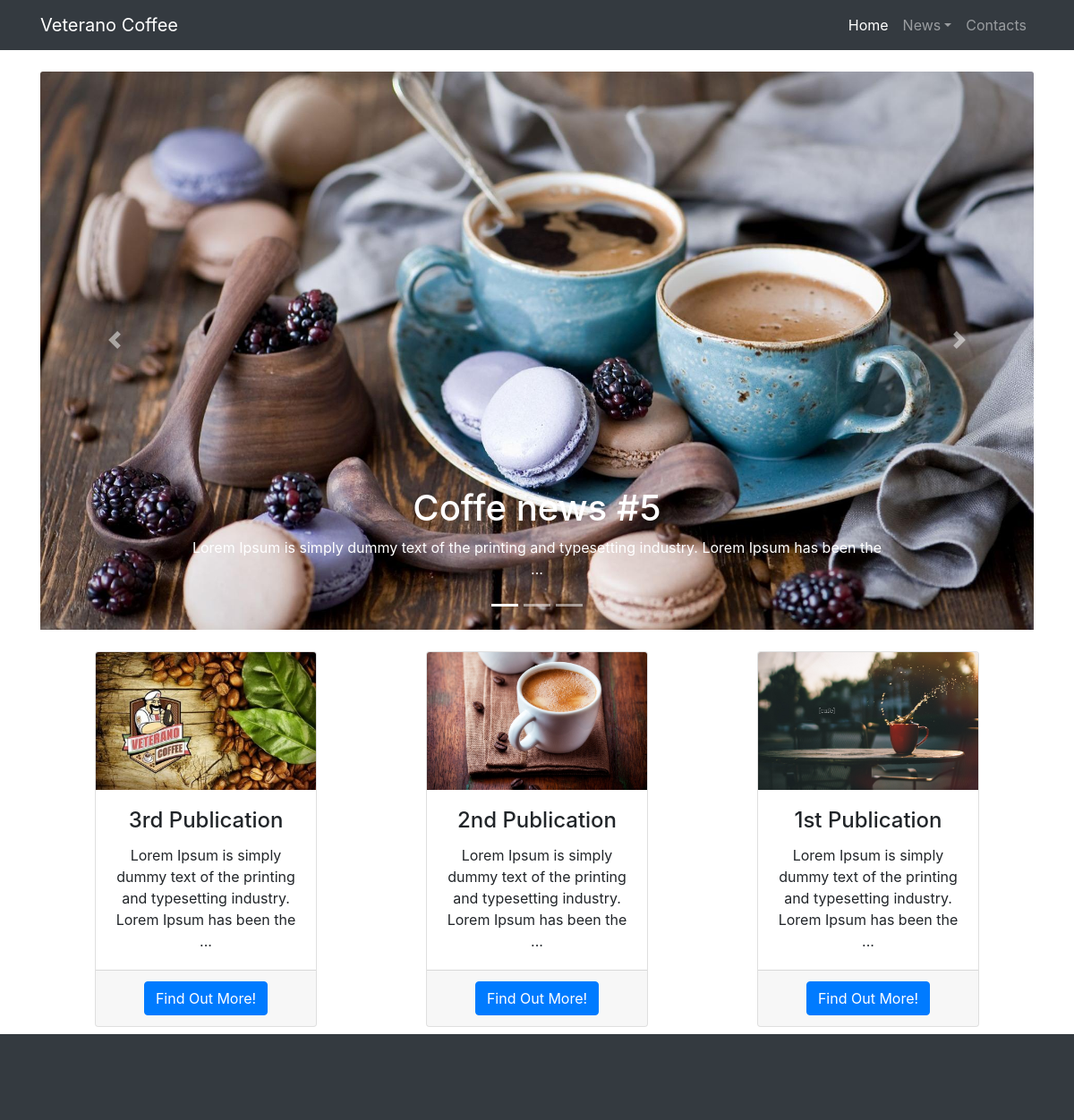
The page / on the database its author committed.
### coffee_shop/models.py (models this page shows, shortened)
class News(models.Model):
    title = models.CharField(max_length=255)
    pub_date = models.DateTimeField(auto_now=True)
    body = models.TextField()
    image = models.ImageField(upload_to='news_images/')
    def summary(self):
        return self.body[:100] + '...'

class Publication(models.Model):
    title = models.CharField(max_length=255)
    pub_date = models.DateTimeField(auto_now=True)
    body = models.TextField()
    image = models.ImageField(upload_to='publication_images/')
    def summary(self):
        return self.body[:100] + '...'

### coffee_shop/views.py (the view)
# urls.py: path('', HomeView.as_view(), name = 'home'),
class HomeView(TemplateView):
    template_name = 'home.html'
    def get_context_data(self, **kwargs):
        context = super().get_context_data(**kwargs)
        context['news_list'] = News.objects.all().order_by('-pub_date')[:3]
        context['publications_list'] = Publication.objects.all().order_by('-pub_date')[:5]
        return context

### coffee_shop/templates/home.html
{% extends "base.html" %}
{% block content %}
{% include "carousel_include.html" %}
<br>
{% include "publications.html" %}
{% endblock content %}

### coffee_shop/templates/carousel_include.html (shortened to what this page needs)
<div id="carouselExampleIndicators" class="carousel slide" data-ride="carousel">
<ol class="carousel-indicators">
    <li data-target="#carouselExampleIndicators" data-slide-to="0" class="active"></li>
    <li data-target="#carouselExampleIndicators" data-slide-to="1"></li>
    <li data-target="#carouselExampleIndicators" data-slide-to="2"></li>
</ol>
<br>
<div class="carousel-inner">
    {% for item in news_list %}
        {% if forloop.first %}
            <div class="carousel-item active">
                <a href="{% url 'detail_news' item.id %}">
                    <img class="card-img-top" src="{{ item.image.url }}" alt="">
                    <div class="carousel-caption d-none d-md-block">
                        <h1>{{ item.title }}</h1>
                        <p>{{ item.summary }}</p>
                    </div>
                </a>
            </div>
        {% endif %}
    {% endfor %}
</div>
    <a class="carousel-control-prev" href="#carouselExampleIndicators" role="button" data-slide="prev">
        <span class="carousel-control-prev-icon" aria-hidden="true"></span>
    </a>
    <a class="carousel-control-next" href="#carouselExampleIndicators" role="button" data-slide="next">
        <span class="carousel-control-next-icon" aria-hidden="true"></span>
    </a>
</div>

### coffee_shop/templates/publications.html (shortened to what this page needs)
{% extends "base.html" %}
{% block content %}
    <div class="row text-center d-flex justify-content-around">
        {% for publication in publications_list %}
            <div class="col-lg-3 col-md-6 mb-4">
                <div class="card">
                    <img class="card-img-top" src="{{ publication.image.url }}" alt="">
                    <div class="card-body">
                        <h4 class="card-title">{{ publication.title }}</h4>
                        <p class="card-text">{{ publication.summary }}</p>
                    </div>
                    <div class="card-footer">
                        <a href="{% url 'detail_publication' publication.id %}" class="btn btn-primary">Find Out More!</a>
                    </div>
                </div>
            </div>
        {% endfor %}
    </div>
{% endblock content %}

### static/css/heroic-features.css (style rules this page uses)
body { padding-top: 54px; }
@media (min-width: 992px) { body { padding-top: 56px; } }
.card { height: 100%; }
.col-lg-3, .col-md-6 .mb-4 { padding-bottom: 5rem; }

### rows shown on the page
News: image (picture), title "Coffe news #5", summary "Lorem Ipsum is simply dummy text of the printing and typesetting industry. Lorem Ipsum has been the ..."
Publication: image (picture), title "3rd Publication", summary "Lorem Ipsum is simply dummy text of the printing and typesetting industry. Lorem Ipsum has been the ..."
Publication: image (picture), title "2nd Publication", summary "Lorem Ipsum is simply dummy text of the printing and typesetting industry. Lorem Ipsum has been the ..."
Publication: image (picture), title "1st Publication", summary "Lorem Ipsum is simply dummy text of the printing and typesetting industry. Lorem Ipsum has been the ..."
